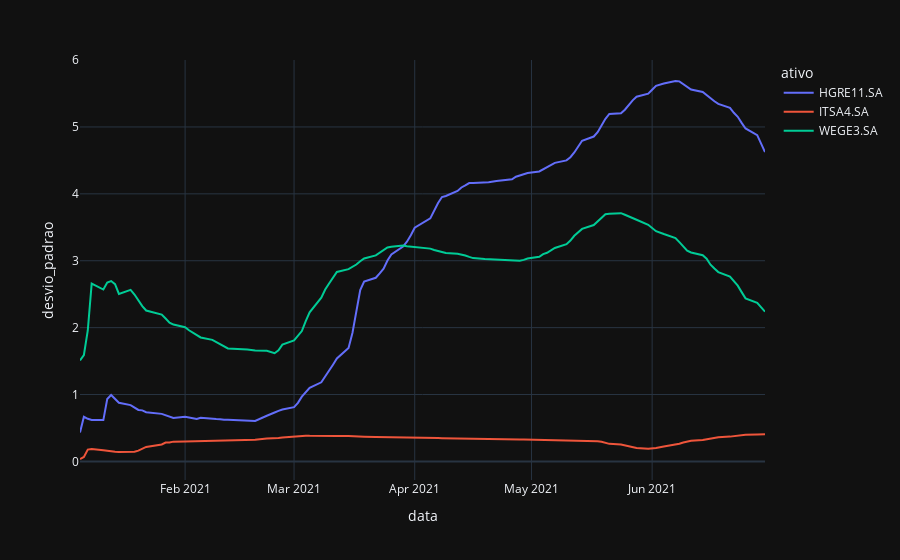

The notebook cell this image was saved under:
### Code cell
ativos_desvio_padrao = df_yahoo['Close'].rolling(90, min_periods=1).std()
ativos_desvio_padrao_vertical = ativos_desvio_padrao.stack().reset_index()
ativos_desvio_padrao_vertical.columns = ['data', 'ativo', 'desvio_padrao']

fig = px.line(ativos_desvio_padrao_vertical, x="data", y="desvio_padrao", color='ativo', template='plotly_dark')
fig.show()
